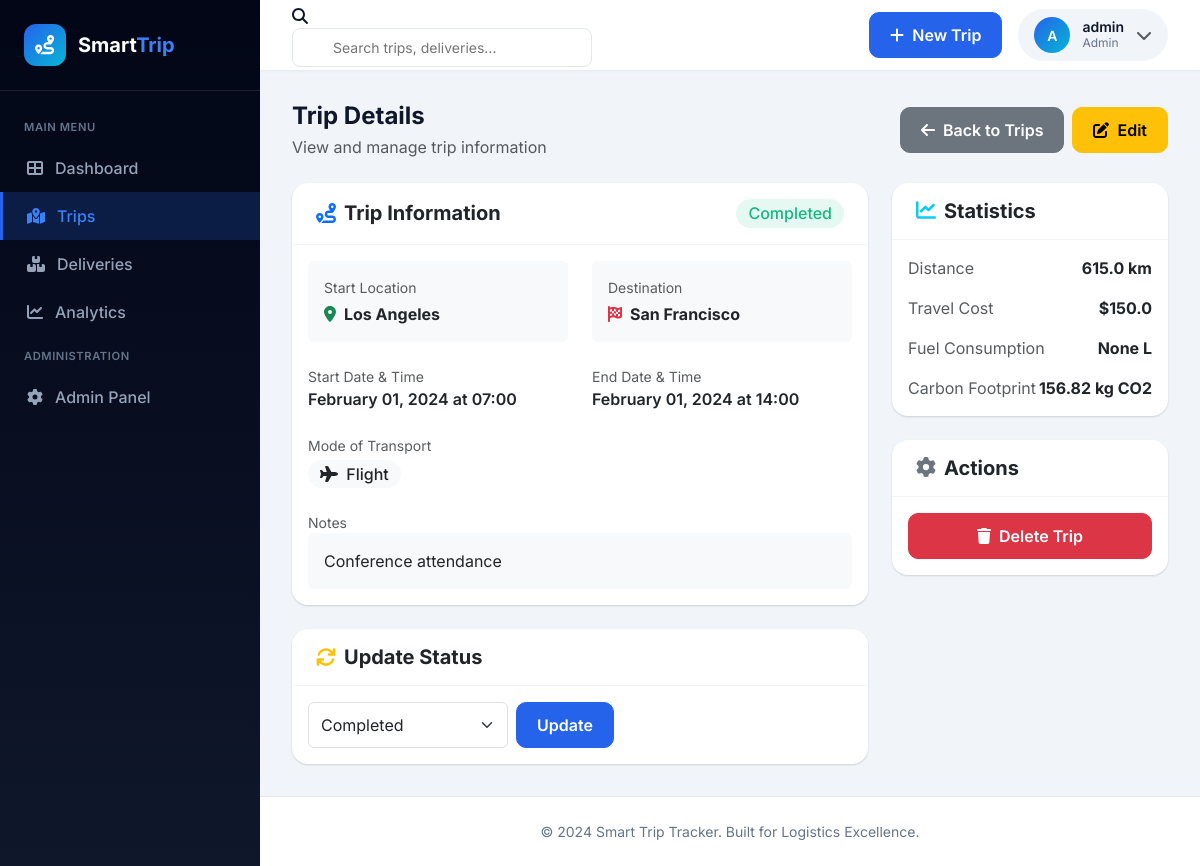
/trips/2 (signed in), run on the app's committed database.
### models.py (models this page shows, shortened)
class User(UserMixin, db.Model):
    __tablename__ = 'users'
    id = db.Column(db.Integer, primary_key=True)
    username = db.Column(db.String(100), unique=True, nullable=False, index=True)
    email = db.Column(db.String(120), unique=True, nullable=False, index=True)
    password_hash = db.Column(db.String(256), nullable=False)
    role = db.Column(db.String(20), default='user')  # 'user' or 'admin'
    created_at = db.Column(db.DateTime, default=datetime.utcnow)
    trips = db.relationship('Trip', backref='user', lazy='dynamic', cascade='all, delete-orphan')
    deliveries = db.relationship('Delivery', backref='user', lazy='dynamic', cascade='all, delete-orphan')
    def is_admin(self):
        return self.role == 'admin'

class Trip(db.Model):
    __tablename__ = 'trips'
    id = db.Column(db.Integer, primary_key=True)
    user_id = db.Column(db.Integer, db.ForeignKey('users.id'), nullable=False, index=True)
    start_location = db.Column(db.String(200), nullable=False)
    destination = db.Column(db.String(200), nullable=False)
    start_date = db.Column(db.DateTime, nullable=False)
    end_date = db.Column(db.DateTime, nullable=True)
    mode_of_transport = db.Column(db.String(50), nullable=False)
    distance = db.Column(db.Float, nullable=False)  # in km
    travel_cost = db.Column(db.Float, default=0)
    fuel_consumption = db.Column(db.Float, nullable=True)  # in liters
    carbon_footprint = db.Column(db.Float, nullable=True)  # in kg CO2
    status = db.Column(db.String(20), default='planned')  # planned, ongoing, completed
    notes = db.Column(db.Text, nullable=True)
    created_at = db.Column(db.DateTime, default=datetime.utcnow)
    TRANSPORT_MODES = [
        ('car', 'Car'),
        ('bus', 'Bus'),
        ('train', 'Train'),
        ('truck', 'Truck'),
        ('taxi', 'Taxi'),
        ('bike', 'Bicycle'),
        ('flight', 'Flight'),
        ('walk', 'Walking')
    ]
    STATUS_OPTIONS = [
        ('planned', 'Planned'),
        ('ongoing', 'Ongoing'),
        ('completed', 'Completed')
    ]

### app.py (the view)
@app.route('/trips/<int:trip_id>')
@login_required
def trip_detail(trip_id):
    trip = Trip.query.get_or_404(trip_id)
    if trip.user_id != current_user.id and not current_user.is_admin():
        flash('Access denied.', 'danger')
        return redirect(url_for('trips'))
    return render_template('trip_detail.html', trip=trip)

### app.py (called while the page is built)
@login_manager.user_loader
def load_user(user_id):
    return User.query.get(int(user_id))

### templates/trip_detail.html (shortened to what this page needs)
{% extends "base.html" %}
{% block content %}
<div class="d-flex justify-content-between align-items-center mb-4">
    <div>
        <h4 class="mb-1 fw-bold">Trip Details</h4>
        <p class="text-muted mb-0">View and manage trip information</p>
    </div>
    <div class="d-flex gap-2">
        <a href="{{ url_for('trips') }}" class="btn btn-secondary">
            <i class="fas fa-arrow-left me-1"></i> Back to Trips
        </a>
        <a href="{{ url_for('edit_trip', trip_id=trip.id) }}" class="btn btn-warning">
            <i class="fas fa-edit me-1"></i> Edit
        </a>
    </div>
</div>
<div class="row">
    <div class="col-lg-8">
        <div class="card mb-4">
            <div class="card-header py-3 d-flex justify-content-between align-items-center">
                <h5 class="mb-0 fw-bold"><i class="fas fa-route me-2 text-primary"></i>Trip Information</h5>
                <span class="badge badge-{{ trip.status }} fs-6">{{ trip.status|title }}</span>
            </div>
            <div class="card-body">
                <div class="row mb-4">
                    <div class="col-md-6">
                        <div class="p-3 bg-light rounded">
                            <small class="text-muted d-block mb-1">Start Location</small>
                            <div class="fw-bold"><i class="fas fa-map-marker-alt text-success me-2"></i>{{ trip.start_location }}</div>
                        </div>
                    </div>
                    <div class="col-md-6">
                        <div class="p-3 bg-light rounded">
                            <small class="text-muted d-block mb-1">Destination</small>
                            <div class="fw-bold"><i class="fas fa-flag-checkered text-danger me-2"></i>{{ trip.destination }}</div>
                        </div>
                    </div>
                </div>
                <div class="row mb-4">
                    <div class="col-md-6">
                        <small class="text-muted d-block">Start Date & Time</small>
                        <div class="fw-semibold">{{ trip.start_date.strftime('%B %d, %Y at %H:%M') }}</div>
                    </div>
                    <div class="col-md-6">
                        <small class="text-muted d-block">End Date & Time</small>
                        <div class="fw-semibold">{{ trip.end_date.strftime('%B %d, %Y at %H:%M') if trip.end_date else 'Not completed' }}</div>
                    </div>
                </div>
                <div class="mb-4">
                    <small class="text-muted d-block">Mode of Transport</small>
                    <span class="badge bg-light text-dark fs-6 mt-1">
                        <i class="fas fa-{{ 'car' if trip.mode_of_transport == 'car' else 'bus' if trip.mode_of_transport == 'bus' else 'train' if trip.mode_of_transport == 'train' else 'plane' if trip.mode_of_transport == 'flight' else 'truck' if trip.mode_of_transport == 'truck' else 'taxi' if trip.mode_of_transport == 'taxi' else 'bicycle' }} me-1"></i>
                        {{ trip.mode_of_transport|title }}
                    </span>
                </div>
                {% if trip.notes %}
                <div>
                    <small class="text-muted d-block">Notes</small>
                    <div class="p-3 bg-light rounded">{{ trip.notes }}</div>
                </div>
                {% endif %}
            </div>
        </div>
        <div class="card">
            <div class="card-header py-3">
                <h5 class="mb-0 fw-bold"><i class="fas fa-sync me-2 text-warning"></i>Update Status</h5>
            </div>
            <div class="card-body">
                <form method="POST" action="{{ url_for('update_trip_status', trip_id=trip.id) }}" class="d-flex gap-2">
                    <select name="status" class="form-select" style="max-width: 200px;">
                        <option value="completed" {{ 'selected' if trip.status == 'completed' }}>Completed</option>
                    </select>
                    <button type="submit" class="btn btn-primary">Update</button>
                </form>
            </div>
        </div>
    </div>
    <div class="col-lg-4">
        <div class="card mb-4">
            <div class="card-header py-3">
                <h5 class="mb-0 fw-bold"><i class="fas fa-chart-line me-2 text-info"></i>Statistics</h5>
            </div>
            <div class="card-body">
                <div class="stat-item mb-3">
                    <div class="d-flex justify-content-between align-items-center">
                        <span class="text-muted">Distance</span>
                        <span class="fw-bold">{{ trip.distance }} km</span>
                    </div>
                </div>
                <div class="stat-item mb-3">
                    <div class="d-flex justify-content-between align-items-center">
                        <span class="text-muted">Travel Cost</span>
                        <span class="fw-bold">${{ trip.travel_cost }}</span>
                    </div>
                </div>
                <div class="stat-item mb-3">
                    <div class="d-flex justify-content-between align-items-center">
                        <span class="text-muted">Fuel Consumption</span>
                        <span class="fw-bold">{{ trip.fuel_consumption|default('N/A') }} L</span>
                    </div>
                </div>
                <div class="stat-item">
                    <div class="d-flex justify-content-between align-items-center">
                        <span class="text-muted">Carbon Footprint</span>
                        <span class="fw-bold">{{ trip.carbon_footprint|default('N/A') }} kg CO2</span>
                    </div>
                </div>
            </div>
        </div>
        <div class="card">
            <div class="card-header py-3">
                <h5 class="mb-0 fw-bold"><i class="fas fa-cog me-2 text-secondary"></i>Actions</h5>
            </div>
            <div class="card-body">
                <button type="button" class="btn btn-danger w-100" data-bs-toggle="modal" data-bs-target="#deleteModal">
                    <i class="fas fa-trash me-1"></i> Delete Trip
                </button>
            </div>
        </div>
    </div>
</div>
{% endblock %}

### templates/base.html (shortened to what this page needs)
<!DOCTYPE html>
<html lang="en">
<head>
    <link href="https://cdn.jsdelivr.net/npm/bootstrap@5.3.2/dist/css/bootstrap.min.css" rel="stylesheet">
    <link href="https://cdnjs.cloudflare.com/ajax/libs/font-awesome/6.4.0/css/all.min.css" rel="stylesheet">
</head>
<body>
    {% if current_user.is_authenticated %}
    <div class="sidebar">
        <div class="sidebar-brand">
            <div class="sidebar-brand-icon">
                <i class="fas fa-route"></i>
            </div>
            <div class="sidebar-brand-text">
                Smart<span>Trip</span>
            </div>
        </div>
        <div class="sidebar-menu">
            <div class="sidebar-menu-title">Main Menu</div>
            <a href="{{ url_for('dashboard') }}" class="sidebar-menu-item {{ 'active' if request.endpoint == 'dashboard' }}">
                <i class="fas fa-th-large"></i> Dashboard
            </a>
            <a href="{{ url_for('trips') }}" class="sidebar-menu-item {{ 'active' if request.endpoint in ['trips', 'trip_detail', 'new_trip', 'edit_trip'] }}">
                <i class="fas fa-map-marked-alt"></i> Trips
            </a>
            <a href="{{ url_for('deliveries') }}" class="sidebar-menu-item {{ 'active' if request.endpoint in ['deliveries', 'delivery_detail', 'new_delivery'] }}">
                <i class="fas fa-boxes"></i> Deliveries
            </a>
            <a href="{{ url_for('analytics') }}" class="sidebar-menu-item {{ 'active' if request.endpoint == 'analytics' }}">
                <i class="fas fa-chart-line"></i> Analytics
            </a>
            {% if current_user.is_admin() %}
            <div class="sidebar-menu-title">Administration</div>
            <a href="{{ url_for('admin') }}" class="sidebar-menu-item {{ 'active' if request.endpoint == 'admin' }}">
                <i class="fas fa-cog"></i> Admin Panel
            </a>
            {% endif %}
        </div>
    </div>
    <div class="main-content">
        <div class="top-header">
            <div class="top-header-left">
                <div class="search-box d-none d-md-block">
                    <i class="fas fa-search"></i>
                    <form action="{{ url_for('search') }}" method="GET">
                        <input type="text" name="q" placeholder="Search trips, deliveries...">
                    </form>
                </div>
            </div>
            <div class="top-header-right">
                <a href="{{ url_for('new_trip') }}" class="btn btn-primary">
                    <i class="fas fa-plus me-1"></i> New Trip
                </a>
                <div class="dropdown">
                    <div class="user-menu" data-bs-toggle="dropdown">
                        <div class="user-avatar">
                            {{ current_user.username[0]|upper }}
                        </div>
                        <div class="user-info d-none d-sm-block">
                            <div class="user-name">{{ current_user.username }}</div>
                            <div class="user-role">{{ current_user.role|title }}</div>
                        </div>
                        <i class="fas fa-chevron-down text-muted"></i>
                    </div>
                </div>
            </div>
        </div>
        <div class="page-content">
            {% block content %}{% endblock %}
        </div>
        <footer class="footer">
            <p class="mb-0">&copy; 2024 Smart Trip Tracker. Built for Logistics Excellence.</p>
        </footer>
    </div>
    {% else %}
    {% block landing_content %}{% endblock %}
    {% endif %}
</body>
</html>

### templates/base.html (style rules this page uses)
:root { --primary: #2563eb; --primary-dark: #1d4ed8; --primary-light: #3b82f6; --secondary: #64748b; --success: #10b981; --warning: #f59e0b; --danger: #ef4444; --info: #06b6d4; --dark: #0f172a; --darker: #020617; --light: #f8fafc; --gray-100: #f1f5f9; --gray-200: #e2e8f0; --gray-300: #cbd5e1; --gray-400: #94a3b8; --gray-500: #64748b; --sidebar-width: 260px; --topbar-height: 70px; }
* { margin: 0; padding: 0; box-sizing: border-box; }
body { font-family: 'Inter', sans-serif; background-color: var(--gray-100); color: var(--dark); min-height: 100vh; }
.sidebar { position: fixed; left: 0; top: 0; bottom: 0; width: var(--sidebar-width); background: linear-gradient(180deg, var(--darker) 0%, var(--dark) 100%); z-index: 1000; overflow-y: auto; transition: all 0.3s ease; }
.sidebar-brand { padding: 1.5rem; display: flex; align-items: center; gap: 12px; border-bottom: 1px solid rgba(255,255,255,0.1); }
.sidebar-brand-icon { width: 42px; height: 42px; background: linear-gradient(135deg, var(--primary) 0%, var(--info) 100%); border-radius: 12px; display: flex; align-items: center; justify-content: center; font-size: 1.2rem; color: white; }
.sidebar-brand-text { color: white; font-weight: 700; font-size: 1.25rem; }
.sidebar-brand-text span { color: var(--primary-light); }
.sidebar-menu { padding: 1rem 0; }
.sidebar-menu-title { color: var(--gray-500); font-size: 0.7rem; font-weight: 600; text-transform: uppercase; letter-spacing: 0.05em; padding: 0.75rem 1.5rem 0.5rem; }
.sidebar-menu-item { display: flex; align-items: center; gap: 12px; padding: 0.75rem 1.5rem; color: var(--gray-400); text-decoration: none; transition: all 0.2s ease; border-left: 3px solid transparent; font-weight: 500; }
.sidebar-menu-item.active { background: rgba(37, 99, 235, 0.2); color: var(--primary-light); border-left-color: var(--primary); }
.main-content { margin-left: var(--sidebar-width); min-height: 100vh; }
.top-header { background: white; height: var(--topbar-height); padding: 0 2rem; display: flex; align-items: center; justify-content: space-between; box-shadow: 0 1px 3px rgba(0,0,0,0.05); position: sticky; top: 0; z-index: 100; }
.top-header-left { display: flex; align-items: center; gap: 1rem; }
.search-box { position: relative; width: 300px; }
.search-box input { width: 100%; padding: 0.5rem 1rem 0.5rem 2.5rem; border: 1px solid var(--gray-200); border-radius: 8px; font-size: 0.875rem; transition: all 0.2s ease; }
.top-header-right { display: flex; align-items: center; gap: 1rem; }
.user-menu { display: flex; align-items: center; gap: 0.75rem; padding: 0.5rem 1rem; background: var(--gray-100); border-radius: 50px; cursor: pointer; transition: all 0.2s ease; }
.user-avatar { width: 36px; height: 36px; background: linear-gradient(135deg, var(--primary) 0%, var(--info) 100%); border-radius: 50%; display: flex; align-items: center; justify-content: center; color: white; font-weight: 600; font-size: 0.875rem; }
.user-info { line-height: 1.2; }
.user-name { font-weight: 600; font-size: 0.875rem; color: var(--dark); }
.user-role { font-size: 0.75rem; color: var(--gray-500); }
.page-content { padding: 2rem; }
.card { border: none; border-radius: 16px; box-shadow: 0 1px 3px rgba(0,0,0,0.05), 0 1px 2px rgba(0,0,0,0.1); background: white; transition: all 0.3s ease; }
.card-header { background: transparent; border-bottom: 1px solid var(--gray-100); padding: 1.25rem 1.5rem; font-weight: 600; }
.btn { border-radius: 10px; font-weight: 600; padding: 0.625rem 1.25rem; transition: all 0.2s ease; }
.btn-primary { background: var(--primary); border-color: var(--primary); }
.badge { padding: 0.4rem 0.75rem; border-radius: 50px; font-weight: 500; font-size: 0.75rem; }
.badge-completed { background: rgba(16, 185, 129, 0.1); color: var(--success); }
.footer { background: white; padding: 1.5rem 2rem; border-top: 1px solid var(--gray-200); text-align: center; color: var(--gray-500); font-size: 0.875rem; }

### data on the page
User: username "A", username "admin", role "Admin"
Trip: status "Completed", start_location "Los Angeles", destination "San Francisco", start_date "February 01, 2024 at 07:00", end_date "February 01, 2024 at 14:00", mode_of_transport "Flight", notes "Conference attendance", distance "615.0", travel_cost "150.0", fuel_consumption "None", carbon_footprint "156.82"
